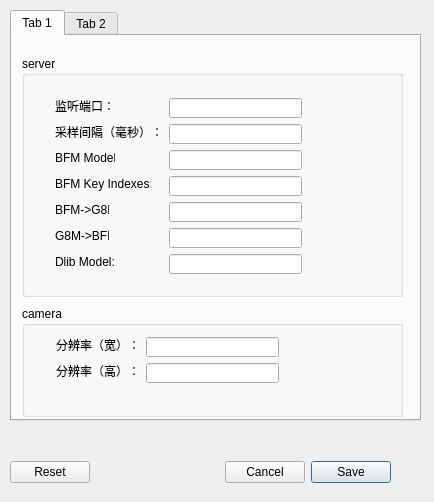
<?xml version="1.0" encoding="UTF-8"?>
<ui version="4.0">
 <class>Dialog</class>
 <widget class="QDialog" name="Dialog">
  <property name="geometry">
   <rect>
    <x>0</x>
    <y>0</y>
    <width>434</width>
    <height>502</height>
   </rect>
  </property>
  <property name="windowTitle">
   <string>Dialog</string>
  </property>
  <widget class="QTabWidget" name="tabWidget">
   <property name="geometry">
    <rect>
     <x>10</x>
     <y>10</y>
     <width>411</width>
     <height>411</height>
    </rect>
   </property>
   <property name="currentIndex">
    <number>0</number>
   </property>
   <widget class="QWidget" name="General">
    <attribute name="title">
     <string>Tab 1</string>
    </attribute>
    <widget class="QGroupBox" name="groupBox_2">
     <property name="geometry">
      <rect>
       <x>10</x>
       <y>20</y>
       <width>381</width>
       <height>241</height>
      </rect>
     </property>
     <property name="title">
      <string>server</string>
     </property>
     <widget class="QLabel" name="intervalInfo">
      <property name="geometry">
       <rect>
        <x>33</x>
        <y>68</y>
        <width>108</width>
        <height>16</height>
       </rect>
      </property>
      <property name="text">
       <string>采样间隔（毫秒）：</string>
      </property>
     </widget>
     <widget class="QLabel" name="portInfo">
      <property name="geometry">
       <rect>
        <x>33</x>
        <y>42</y>
        <width>60</width>
        <height>16</height>
       </rect>
      </property>
      <property name="text">
       <string>监听端口：</string>
      </property>
     </widget>
     <widget class="QLabel" name="intervalInfo_2">
      <property name="geometry">
       <rect>
        <x>33</x>
        <y>94</y>
        <width>60</width>
        <height>16</height>
       </rect>
      </property>
      <property name="text">
       <string>BFM Model:</string>
      </property>
     </widget>
     <widget class="QLineEdit" name="BFMModel">
      <property name="geometry">
       <rect>
        <x>147</x>
        <y>94</y>
        <width>133</width>
        <height>20</height>
       </rect>
      </property>
     </widget>
     <widget class="QLineEdit" name="BFMKeyIndexes">
      <property name="geometry">
       <rect>
        <x>147</x>
        <y>120</y>
        <width>133</width>
        <height>20</height>
       </rect>
      </property>
      <property name="text">
       <string/>
      </property>
     </widget>
     <widget class="QLabel" name="intervalInfo_3">
      <property name="geometry">
       <rect>
        <x>33</x>
        <y>120</y>
        <width>96</width>
        <height>16</height>
       </rect>
      </property>
      <property name="text">
       <string>BFM Key Indexes:</string>
      </property>
     </widget>
     <widget class="QLineEdit" name="G8M2BFM">
      <property name="geometry">
       <rect>
        <x>147</x>
        <y>172</y>
        <width>133</width>
        <height>20</height>
       </rect>
      </property>
      <property name="text">
       <string/>
      </property>
     </widget>
     <widget class="QLineEdit" name="BFM2G8M">
      <property name="geometry">
       <rect>
        <x>147</x>
        <y>146</y>
        <width>133</width>
        <height>20</height>
       </rect>
      </property>
     </widget>
     <widget class="QLabel" name="intervalInfo_4">
      <property name="geometry">
       <rect>
        <x>33</x>
        <y>146</y>
        <width>54</width>
        <height>16</height>
       </rect>
      </property>
      <property name="text">
       <string>BFM-&gt;G8M:</string>
      </property>
     </widget>
     <widget class="QLabel" name="intervalInfo_5">
      <property name="geometry">
       <rect>
        <x>33</x>
        <y>172</y>
        <width>54</width>
        <height>16</height>
       </rect>
      </property>
      <property name="text">
       <string>G8M-&gt;BFM:</string>
      </property>
     </widget>
     <widget class="QLineEdit" name="DlibModel">
      <property name="geometry">
       <rect>
        <x>147</x>
        <y>198</y>
        <width>133</width>
        <height>20</height>
       </rect>
      </property>
      <property name="text">
       <string/>
      </property>
     </widget>
     <widget class="QLabel" name="intervalInfo_6">
      <property name="geometry">
       <rect>
        <x>33</x>
        <y>198</y>
        <width>66</width>
        <height>16</height>
       </rect>
      </property>
      <property name="text">
       <string>Dlib Model:</string>
      </property>
     </widget>
     <widget class="QLineEdit" name="port">
      <property name="geometry">
       <rect>
        <x>147</x>
        <y>42</y>
        <width>133</width>
        <height>20</height>
       </rect>
      </property>
     </widget>
     <widget class="QLineEdit" name="interval">
      <property name="geometry">
       <rect>
        <x>147</x>
        <y>68</y>
        <width>133</width>
        <height>20</height>
       </rect>
      </property>
     </widget>
    </widget>
    <widget class="QGroupBox" name="groupBox">
     <property name="geometry">
      <rect>
       <x>10</x>
       <y>270</y>
       <width>381</width>
       <height>111</height>
      </rect>
     </property>
     <property name="title">
      <string>camera</string>
     </property>
     <widget class="QLabel" name="portInfo_3">
      <property name="geometry">
       <rect>
        <x>34</x>
        <y>31</y>
        <width>84</width>
        <height>16</height>
       </rect>
      </property>
      <property name="text">
       <string>分辨率（宽）：</string>
      </property>
     </widget>
     <widget class="QLabel" name="portInfo_4">
      <property name="geometry">
       <rect>
        <x>34</x>
        <y>57</y>
        <width>84</width>
        <height>16</height>
       </rect>
      </property>
      <property name="text">
       <string>分辨率（高）：</string>
      </property>
     </widget>
     <widget class="QLineEdit" name="width">
      <property name="geometry">
       <rect>
        <x>124</x>
        <y>31</y>
        <width>133</width>
        <height>20</height>
       </rect>
      </property>
     </widget>
     <widget class="QLineEdit" name="height">
      <property name="geometry">
       <rect>
        <x>124</x>
        <y>57</y>
        <width>133</width>
        <height>20</height>
       </rect>
      </property>
     </widget>
    </widget>
   </widget>
   <widget class="QWidget" name="tab_2">
    <attribute name="title">
     <string>Tab 2</string>
    </attribute>
   </widget>
  </widget>
  <widget class="QWidget" name="layoutWidget">
   <property name="geometry">
    <rect>
     <x>10</x>
     <y>460</y>
     <width>381</width>
     <height>25</height>
    </rect>
   </property>
   <layout class="QHBoxLayout" name="horizontalLayout_2">
    <item>
     <widget class="QPushButton" name="reset">
      <property name="text">
       <string>Reset</string>
      </property>
     </widget>
    </item>
    <item>
     <spacer name="horizontalSpacer">
      <property name="orientation">
       <enum>Qt::Horizontal</enum>
      </property>
      <property name="sizeHint" stdset="0">
       <size>
        <width>40</width>
        <height>20</height>
       </size>
      </property>
     </spacer>
    </item>
    <item>
     <widget class="QPushButton" name="cancel">
      <property name="text">
       <string>Cancel</string>
      </property>
     </widget>
    </item>
    <item>
     <widget class="QPushButton" name="save">
      <property name="text">
       <string>Save</string>
      </property>
      <property name="default">
       <bool>true</bool>
      </property>
     </widget>
    </item>
   </layout>
  </widget>
  <widget class="QWidget" name="layoutWidget">
   <property name="geometry">
    <rect>
     <x>0</x>
     <y>0</y>
     <width>2</width>
     <height>2</height>
    </rect>
   </property>
   <layout class="QGridLayout" name="gridLayout"/>
  </widget>
  <widget class="QWidget" name="layoutWidget">
   <property name="geometry">
    <rect>
     <x>0</x>
     <y>0</y>
     <width>2</width>
     <height>2</height>
    </rect>
   </property>
   <layout class="QVBoxLayout" name="verticalLayout"/>
  </widget>
 </widget>
 <resources/>
 <connections/>
</ui>
